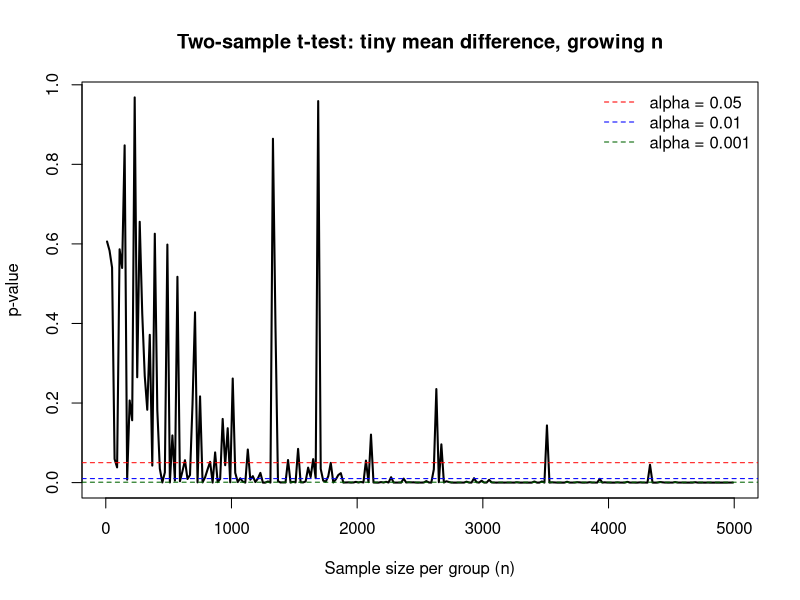

The R source for this figure:
  # Exercise 2 - NHST, QM1

# Setting: two-sample t-test.
#
# • Assume there is a small difference between the means 
#   of two groups.
#
# • Show via simulation that with increasing sample size, 
#   the p-value becomes smaller and smaller and will be 
#   "significant" at some point irrespective of how small 
#   the true mean difference is and how small the α-level is.

set.seed(123)

# True parameters: very small mean difference
mu1 <- 0
mu2 <- 0.1    # tiny effect
sd  <- 1

# Range of sample sizes per group
ns <- seq(10, 5000, by = 20)

# Storage for p-values
pvals <- numeric(length(ns))

for (i in seq_along(ns)) {
  
  n <- ns[i]
  
  # Simulate data for the two groups
  x <- rnorm(n, mean = mu1, sd = sd)
  y <- rnorm(n, mean = mu2, sd = sd)
  
  # Two-sample t-test (equal variances for simplicity)
  pvals[i] <- t.test(x, y, var.equal = TRUE)$p.value
}

# Plot p-value vs. sample size
plot(ns, pvals, type = "l", lwd = 2,
     xlab = "Sample size per group (n)",
     ylab = "p-value",
     main = "Two-sample t-test: tiny mean difference, growing n")

# Add a few alpha levels
abline(h = 0.05,  lty = 2, col = "red")
abline(h = 0.01,  lty = 2, col = "blue")
abline(h = 0.001, lty = 2, col = "darkgreen")

legend("topright",
       legend = c("alpha = 0.05", "alpha = 0.01", "alpha = 0.001"),
       lty = 2,
       col = c("red", "blue", "darkgreen"),
       bty = "n")

# Show at which n the p-value first drops below the alpha levels
alpha_levels <- c(0.05, 0.01, 0.001)
names(alpha_levels) <- paste0("alpha_", alpha_levels)

threshold_ns <- sapply(alpha_levels, function(a) ns[min(which(pvals < a))])

threshold_ns
